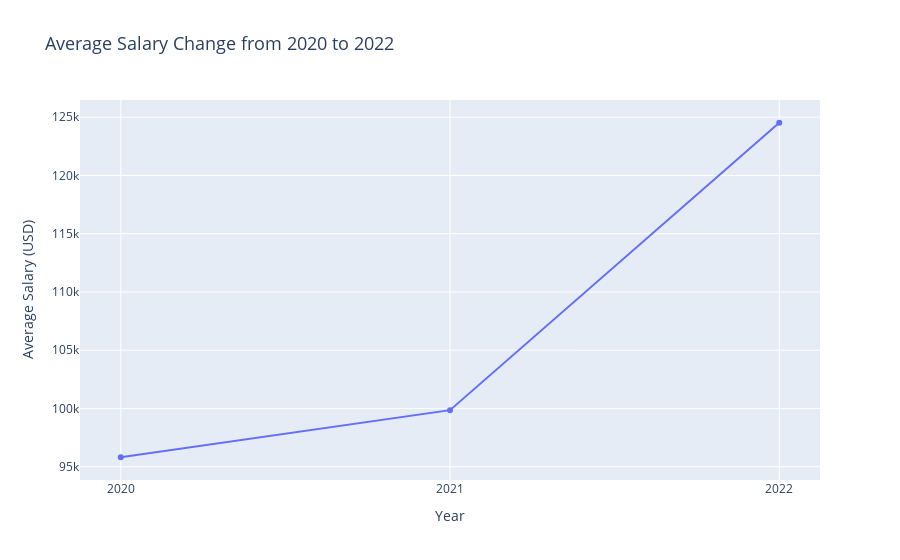

Write notebook code for a chart like this one.
### Markdown cell above
Plot salary change from 2020 to 2022

### Code cell
salary_by_year = df.groupby('work_year')['salary_in_usd'].mean().reset_index()


salaries = px.line(
    salary_by_year,
    x='work_year',
    y='salary_in_usd',
    title='Average Salary Change from 2020 to 2022',
    labels={'work_year': 'Year', 'salary_in_usd': 'Average Salary (USD)'},
    markers=True,
)

salaries.update_layout(
    title_font_size=18,
    xaxis_title='Year',
    yaxis_title='Average Salary (USD)',
    xaxis=dict(
        tickmode='linear',
        dtick=1  
    ),
)

salaries.show()

### Figure 1 — Plotly figure (JSON) as saved in the notebook; plotly's stock layout.template omitted (floating-point values rounded to 4 significant figures)
{"data": [{"hovertemplate": "Year=%{x}<br>Average Salary (USD)=%{y}<extra></extra>", "legendgroup": "", "line": {"color": "#636efa", "dash": "solid"}, "marker": {"symbol": "circle"}, "mode": "lines+markers", "name": "", "orientation": "v", "showlegend": false, "type": "scatter", "x": [2020, 2021, 2022], "xaxis": "x", "y": [95813, 99850.0, 124500.0], "yaxis": "y"}], "layout": {"legend": {"tracegroupgap": 0}, "title": {"font": {"size": 18}, "text": "Average Salary Change from 2020 to 2022"}, "xaxis": {"anchor": "y", "domain": [0, 1], "dtick": 1, "tickmode": "linear", "title": {"text": "Year"}}, "yaxis": {"anchor": "x", "domain": [0, 1], "title": {"text": "Average Salary (USD)"}}}}
